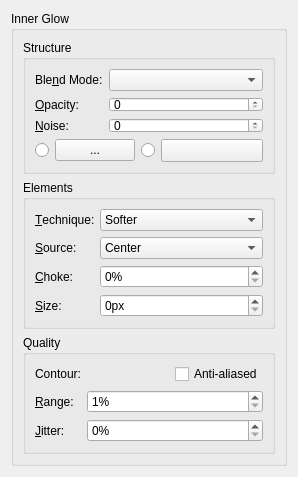
<?xml version="1.0" encoding="utf-8"?>
<ui version="4.0">
 <author>
    SPDX-FileCopyrightText: none
    SPDX-License-Identifier: GPL-3.0-or-later
  </author>
 <class>WdgInnerGlow</class>
 <widget class="QWidget" name="WdgInnerGlow">
  <property name="geometry">
   <rect>
    <x>0</x>
    <y>0</y>
    <width>298</width>
    <height>476</height>
   </rect>
  </property>
  <layout class="QVBoxLayout" name="verticalLayout">
   <item>
    <widget class="QGroupBox" name="groupBox">
     <property name="title">
      <string>Inner Glow</string>
     </property>
     <layout class="QVBoxLayout" name="verticalLayout_2">
      <item>
       <widget class="QGroupBox" name="groupBox_2">
        <property name="title">
         <string>Structure</string>
        </property>
        <layout class="QFormLayout" name="formLayout">
         <item column="0" row="0">
          <widget class="QLabel" name="label_13">
           <property name="text">
            <string>Ble&amp;nd Mode:</string>
           </property>
           <property name="buddy">
            <cstring>cmbCompositeOp</cstring>
           </property>
          </widget>
         </item>
         <item column="1" row="0">
          <widget class="KisLayerStyleCompositeOpComboBox" name="cmbCompositeOp">
           <property name="sizePolicy">
            <sizepolicy hsizetype="Expanding" vsizetype="Fixed">
             <horstretch>0</horstretch>
             <verstretch>0</verstretch>
            </sizepolicy>
           </property>
           <property name="toolTip">
            <string>Set the blend mode for the layer</string>
           </property>
          </widget>
         </item>
         <item column="0" row="1">
          <widget class="QLabel" name="label_14">
           <property name="text">
            <string>&amp;Opacity:</string>
           </property>
           <property name="buddy">
            <cstring>intOpacity</cstring>
           </property>
          </widget>
         </item>
         <item column="1" row="1">
          <widget class="KisSliderSpinBox" name="intOpacity" native="true">
           <property name="sizePolicy">
            <sizepolicy hsizetype="Expanding" vsizetype="Minimum">
             <horstretch>0</horstretch>
             <verstretch>0</verstretch>
            </sizepolicy>
           </property>
           <property name="minimumSize">
            <size>
             <width>10</width>
             <height>15</height>
            </size>
           </property>
           <property name="toolTip">
            <string>Set the master opacity for the layer</string>
           </property>
           <property name="whatsThis">
            <string>Adjust the transparency of the layer</string>
           </property>
          </widget>
         </item>
         <item column="0" row="2">
          <widget class="QLabel" name="label">
           <property name="text">
            <string>&amp;Noise:</string>
           </property>
           <property name="buddy">
            <cstring>intNoise</cstring>
           </property>
          </widget>
         </item>
         <item column="1" row="2">
          <widget class="KisSliderSpinBox" name="intNoise" native="true">
           <property name="sizePolicy">
            <sizepolicy hsizetype="Expanding" vsizetype="Minimum">
             <horstretch>0</horstretch>
             <verstretch>0</verstretch>
            </sizepolicy>
           </property>
           <property name="minimumSize">
            <size>
             <width>10</width>
             <height>15</height>
            </size>
           </property>
           <property name="toolTip">
            <string>Set the master opacity for the layer</string>
           </property>
           <property name="whatsThis">
            <string>Adjust the transparency of the layer</string>
           </property>
          </widget>
         </item>
         <item colspan="2" column="0" row="3">
          <layout class="QHBoxLayout" name="horizontalLayout">
           <item>
            <widget class="QRadioButton" name="radioColor">
             <property name="text">
              <string/>
             </property>
            </widget>
           </item>
           <item>
            <widget class="KisColorButton" name="bnColor">
             <property name="text">
              <string>...</string>
             </property>
            </widget>
           </item>
           <item>
            <widget class="QRadioButton" name="radioGradient">
             <property name="text">
              <string/>
             </property>
            </widget>
           </item>
           <item>
            <widget class="KisCmbGradient" name="cmbGradient">
             <property name="sizePolicy">
              <sizepolicy hsizetype="Expanding" vsizetype="Fixed">
               <horstretch>0</horstretch>
               <verstretch>0</verstretch>
              </sizepolicy>
             </property>
            </widget>
           </item>
          </layout>
         </item>
        </layout>
       </widget>
      </item>
      <item>
       <widget class="QGroupBox" name="groupBox_3">
        <property name="title">
         <string>Elements</string>
        </property>
        <layout class="QFormLayout" name="formLayout_3">
         <item column="0" row="0">
          <widget class="QLabel" name="label_2">
           <property name="text">
            <string>&amp;Technique:</string>
           </property>
           <property name="buddy">
            <cstring>cmbTechnique</cstring>
           </property>
          </widget>
         </item>
         <item column="1" row="0">
          <widget class="QComboBox" name="cmbTechnique">
           <property name="sizePolicy">
            <sizepolicy hsizetype="Expanding" vsizetype="Fixed">
             <horstretch>0</horstretch>
             <verstretch>0</verstretch>
            </sizepolicy>
           </property>
           <item>
            <property name="text">
             <string>Softer</string>
            </property>
           </item>
           <item>
            <property name="text">
             <string>Precise</string>
            </property>
           </item>
          </widget>
         </item>
         <item column="0" row="1">
          <widget class="QLabel" name="lblSource">
           <property name="text">
            <string>&amp;Source:</string>
           </property>
           <property name="buddy">
            <cstring>cmbSource</cstring>
           </property>
          </widget>
         </item>
         <item column="0" row="2">
          <widget class="QLabel" name="lblChoke">
           <property name="text">
            <string>&amp;Choke:</string>
           </property>
           <property name="buddy">
            <cstring>intChoke</cstring>
           </property>
          </widget>
         </item>
         <item column="1" row="2">
          <widget class="KisSliderSpinBox" name="intChoke" native="true">
           <property name="sizePolicy">
            <sizepolicy hsizetype="Expanding" vsizetype="Preferred">
             <horstretch>0</horstretch>
             <verstretch>0</verstretch>
            </sizepolicy>
           </property>
           <property name="suffix" stdset="0">
            <string>%</string>
           </property>
           <property name="maximum" stdset="0">
            <number>100</number>
           </property>
          </widget>
         </item>
         <item column="0" row="3">
          <widget class="QLabel" name="label_5">
           <property name="text">
            <string>&amp;Size:</string>
           </property>
           <property name="buddy">
            <cstring>intSize</cstring>
           </property>
          </widget>
         </item>
         <item column="1" row="3">
          <widget class="KisSliderSpinBox" name="intSize" native="true">
           <property name="sizePolicy">
            <sizepolicy hsizetype="Expanding" vsizetype="Preferred">
             <horstretch>0</horstretch>
             <verstretch>0</verstretch>
            </sizepolicy>
           </property>
           <property name="suffix" stdset="0">
            <string>px</string>
           </property>
           <property name="maximum" stdset="0">
            <number>250</number>
           </property>
          </widget>
         </item>
         <item column="1" row="1">
          <widget class="QComboBox" name="cmbSource">
           <property name="sizePolicy">
            <sizepolicy hsizetype="Expanding" vsizetype="Fixed">
             <horstretch>0</horstretch>
             <verstretch>0</verstretch>
            </sizepolicy>
           </property>
           <item>
            <property name="text">
             <string comment="@item:inlistbox Layer Style: Source">Center</string>
            </property>
           </item>
           <item>
            <property name="text">
             <string comment="@item:inlistbox Layer Style: Source">Edge</string>
            </property>
           </item>
          </widget>
         </item>
        </layout>
       </widget>
      </item>
      <item>
       <widget class="QGroupBox" name="groupBox_4">
        <property name="title">
         <string>Quality</string>
        </property>
        <layout class="QFormLayout" name="formLayout_2">
         <item column="0" row="0">
          <widget class="QLabel" name="label_6">
           <property name="text">
            <string>Contour:</string>
           </property>
          </widget>
         </item>
         <item column="1" row="0">
          <layout class="QHBoxLayout" name="horizontalLayout_2">
           <item>
            <widget class="KisCmbContour" name="cmbContour" native="true"/>
           </item>
           <item>
            <widget class="QCheckBox" name="chkAntiAliased">
             <property name="text">
              <string>Anti-aliased</string>
             </property>
            </widget>
           </item>
          </layout>
         </item>
         <item column="0" row="1">
          <widget class="QLabel" name="label_7">
           <property name="text">
            <string>&amp;Range:</string>
           </property>
           <property name="buddy">
            <cstring>intRange</cstring>
           </property>
          </widget>
         </item>
         <item column="1" row="1">
          <widget class="KisSliderSpinBox" name="intRange" native="true">
           <property name="sizePolicy">
            <sizepolicy hsizetype="Expanding" vsizetype="Preferred">
             <horstretch>0</horstretch>
             <verstretch>0</verstretch>
            </sizepolicy>
           </property>
           <property name="suffix" stdset="0">
            <string>%</string>
           </property>
           <property name="minimum" stdset="0">
            <number>1</number>
           </property>
           <property name="maximum" stdset="0">
            <number>100</number>
           </property>
          </widget>
         </item>
         <item column="0" row="2">
          <widget class="QLabel" name="label_8">
           <property name="text">
            <string>&amp;Jitter:</string>
           </property>
           <property name="buddy">
            <cstring>intJitter</cstring>
           </property>
          </widget>
         </item>
         <item column="1" row="2">
          <widget class="KisSliderSpinBox" name="intJitter" native="true">
           <property name="sizePolicy">
            <sizepolicy hsizetype="Expanding" vsizetype="Preferred">
             <horstretch>0</horstretch>
             <verstretch>0</verstretch>
            </sizepolicy>
           </property>
           <property name="suffix" stdset="0">
            <string>%</string>
           </property>
           <property name="maximum" stdset="0">
            <number>100</number>
           </property>
          </widget>
         </item>
        </layout>
       </widget>
      </item>
      <item>
       <spacer name="verticalSpacer">
        <property name="orientation">
         <enum>Qt::Vertical</enum>
        </property>
        <property name="sizeHint" stdset="0">
         <size>
          <width>20</width>
          <height>40</height>
         </size>
        </property>
       </spacer>
      </item>
     </layout>
    </widget>
   </item>
  </layout>
 </widget>
 <customwidgets>
  <customwidget>
   <class>KisColorButton</class>
   <extends>QPushButton</extends>
   <header>kis_color_button.h</header>
  </customwidget>
  <customwidget>
   <class>KisSliderSpinBox</class>
   <extends>QSpinBox</extends>
   <header location="global">kis_slider_spin_box.h</header>
   <container>1</container>
  </customwidget>
  <customwidget>
   <class>KisLayerStyleCompositeOpComboBox</class>
   <extends>QComboBox</extends>
   <header location="global">kis_cmb_composite.h</header>
  </customwidget>
  <customwidget>
   <class>KisCmbGradient</class>
   <extends>QToolButton</extends>
   <header>kis_cmb_gradient.h</header>
  </customwidget>
  <customwidget>
   <class>KisCmbContour</class>
   <extends>QWidget</extends>
   <header>kis_cmb_contour.h</header>
  </customwidget>
 </customwidgets>
 <resources/>
 <connections/>
</ui>
